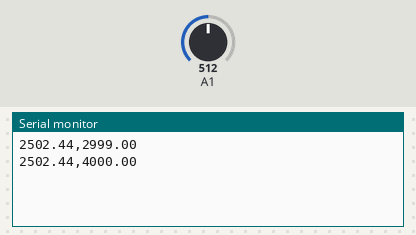
Bench run of a sketch on a simulated Arduino Uno, built with avr-gcc and run on an emulated ATmega328P. On the bench: the last lines printed to the serial monitor. Inputs (shaded band) come from the test bench; at power-on: A1 = 512.

Above: at 4.2 s.
4.3 s: A1 set to 716
At 5.6 s:
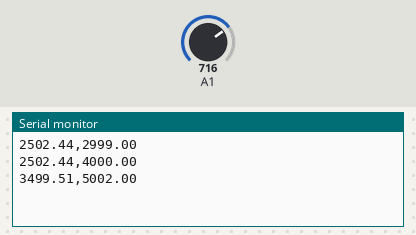
5.8 s: A1 set to 900
At 6.5 s:
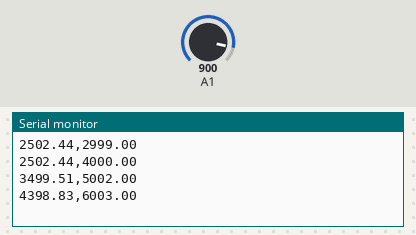
Timing chart, 0 to 8.8 s (numbered marks = the images above; inputs shaded):
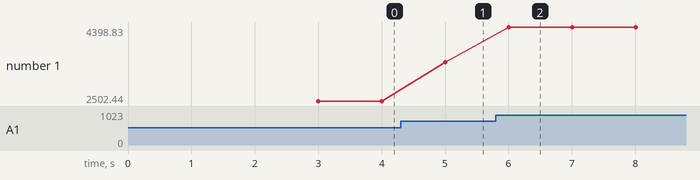

Measured:
- after the input at 4.3 s, the serial monitor: prints a new line after 0.70 s (image 1)
- after the input at 5.8 s, the serial monitor: prints a new line after 0.20 s (image 2)
- plotted number 1: 2502.44 → 3499.51 after the input at 4.3 s, 3499.51 → 4398.83 after the input at 5.8 s

The sketch:

APC_Transmitter.ino
```cpp
/*This script was integrated in the main CanSat arduino
 code to transmit the data through the APC220*/

#include <Wire.h>

void setup() {
    Serial.begin(9600);  // Serial communication with APC220
    delay(2000);  // Delay to give the APC220 time to initialize

  // Check if the APC220 responded successfully (optional)
    delay(1000);
    Wire.begin();

}

void loop() {

    float sensorUV = (float)analogRead(A1) * 5000 / 1023.0;
    float time = millis();
    Serial.print(sensorUV); Serial.print(","); Serial.print(time);
    Serial.println();
    delay(1000); // Send data every second
}
```
